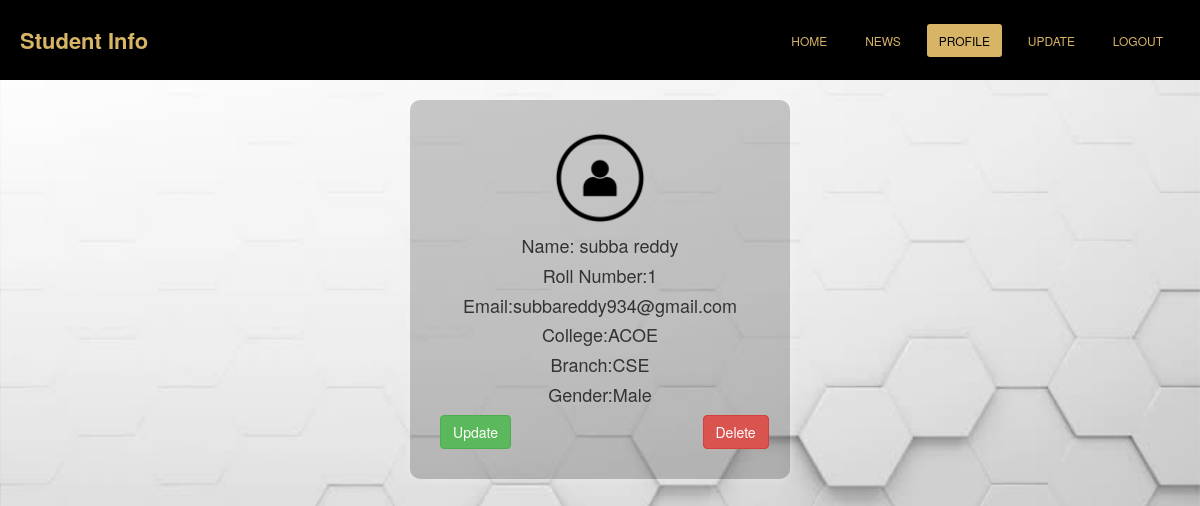
Screenshot of /profile.php (signed in) with the database file from the repository.
### tables this page shows
CREATE TABLE `student` (
  `Roll_number` varchar(10) NOT NULL,
  `Name` varchar(50) NOT NULL,
  `Email` varchar(50) NOT NULL,
  `Password` varchar(20) NOT NULL,
  `Gender` varchar(6) NOT NULL,
  `College` varchar(5) NOT NULL,
  `Branch` varchar(10) NOT NULL
);

### profile.php (the view, shortened to what this page needs)
<?php
$roll1=$_SESSION['roll'];
$con=mysqli_connect("localhost","root","","student_registration");
$row="SELECT * FROM student WHERE Roll_number='".$roll1."'";
$re=mysqli_query($con,$row);
$row1=mysqli_fetch_array($re);
?>
<!DOCTYPE html>
<html>
<head>
  <link rel="stylesheet" href="https://maxcdn.bootstrapcdn.com/bootstrap/3.4.1/css/bootstrap.min.css">
  <link rel="stylesheet" href="navbar.css">
</head>
<body style="background-image: url('back1.jpg');background-size: cover;">
<nav  class="navbar-fixed-top">
       <label  class="logo"><a href="#" style="text-decoration: none;color: #d8b566"> Student Info</a></label>
      <ul>
        <li><a  href="home.php">HOME</a></li>
      <li ><a href="news.php">News</a></li>
      <li ><a class="active" href="#">Profile</a></li>
      <li><a href="update.php">Update</a></li>
      <li><a href="logout.php">Logout</a></li>
      </ul>
    </nav>
<div class="row">
  <div class="col-md-4">
    <div style="margin-top:100px;border-radius: 10px;background-color: rgba(0,0,0,.2);box-shadow:  0 0 10px rgba(255,255,255,.3);padding: 30px;">
      <img src="profile.png" style="width:30%;display: block;margin-left: auto;margin-right: auto;">
      <center><h4>Name: <?php echo $row1['Name']?></h4>
      <h4>Roll Number:<?php echo $row1['Roll_number']?></h4>
      <h4>Email:<?php echo $row1['Email']?></h4>
      <h4>College:<?php echo $row1['College']?></h4>
      <h4>Branch:<?php echo $row1['Branch']?></h4>
      <h4>Gender:<?php echo $row1['Gender']?></h4>
    </center>
    <div class="row">
      <div class="col-md-3">
    <a href="update.php"><button class="btn btn-success">
      Update
    </button></a></div>
    <div class="col-md-6">
    </div>
    <div class="col-md-3">
    <a href="delete.php" ><button class="btn btn-danger">
      Delete
    </button></a></div>
  </div>
    </div>
  </div>
</div>
</body>
</html>

### navbar.css (style rules this page uses)
nav { background-color:black; height: 80px; width: 100%; }
label.logo { color: #d8b566; font-size: 22px; line-height: 80px; padding-left: 20px; height: 40px; }
nav ul { float: right; margin-right: 20px; }
nav ul li { display: inline-block; line-height: 80px; margin: 0 5px; }
nav ul li a { color: #d8b566; font-size: 12px; padding: 8px 12px; border-radius: 3px; text-transform: uppercase; }
ul li a.active,ul li a:hover { background: #d8b566; color: black; transition: .5s; text-decoration: none; }

### rows the page displays
student: Name "subba reddy", Roll_number "1", Email "subbareddy934@gmail.com", College "ACOE", Branch "CSE", Gender "Male"
